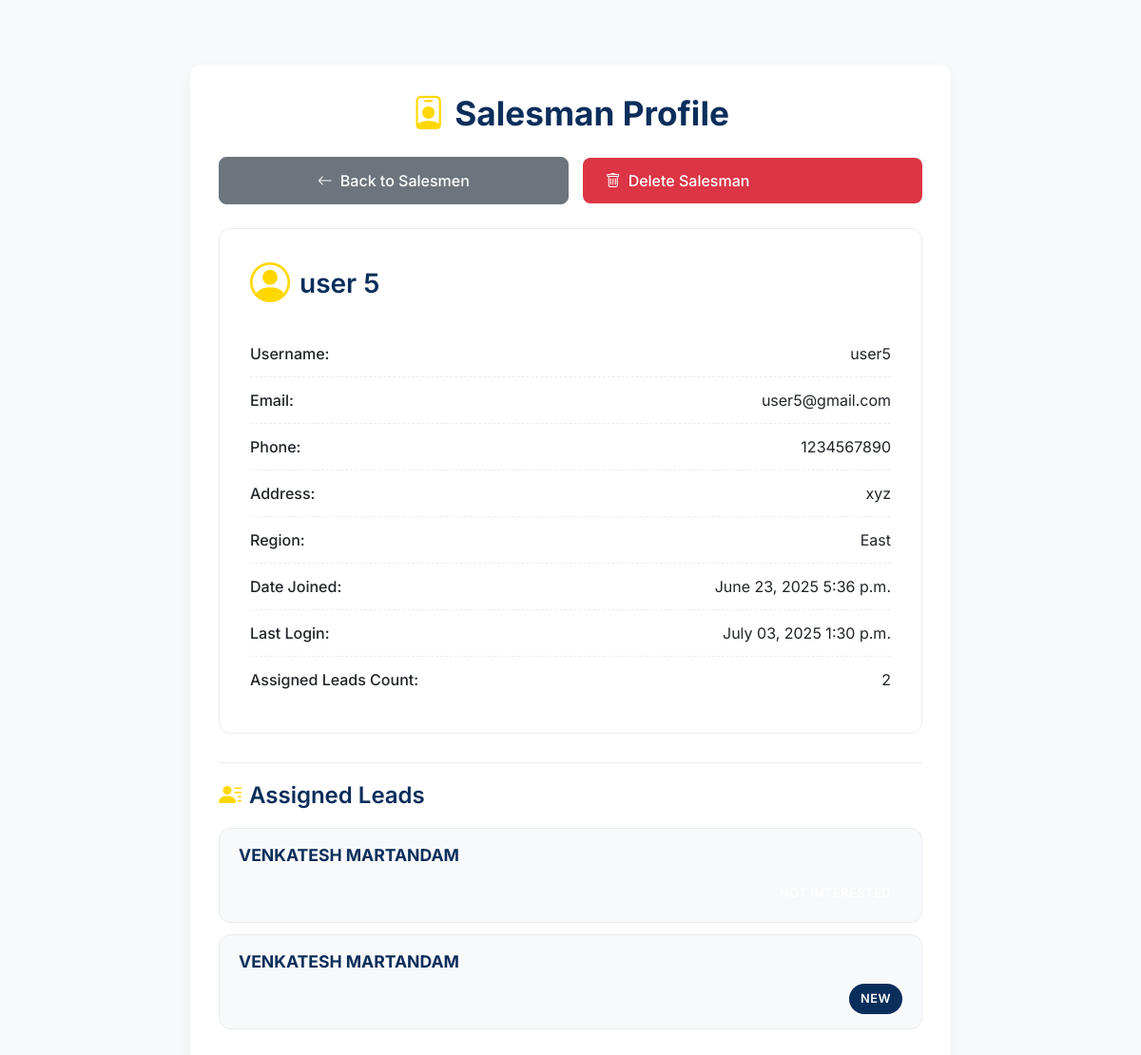
The page /viewSalesman/user5@gmail.com/ (signed in) on the database as committed earlier.
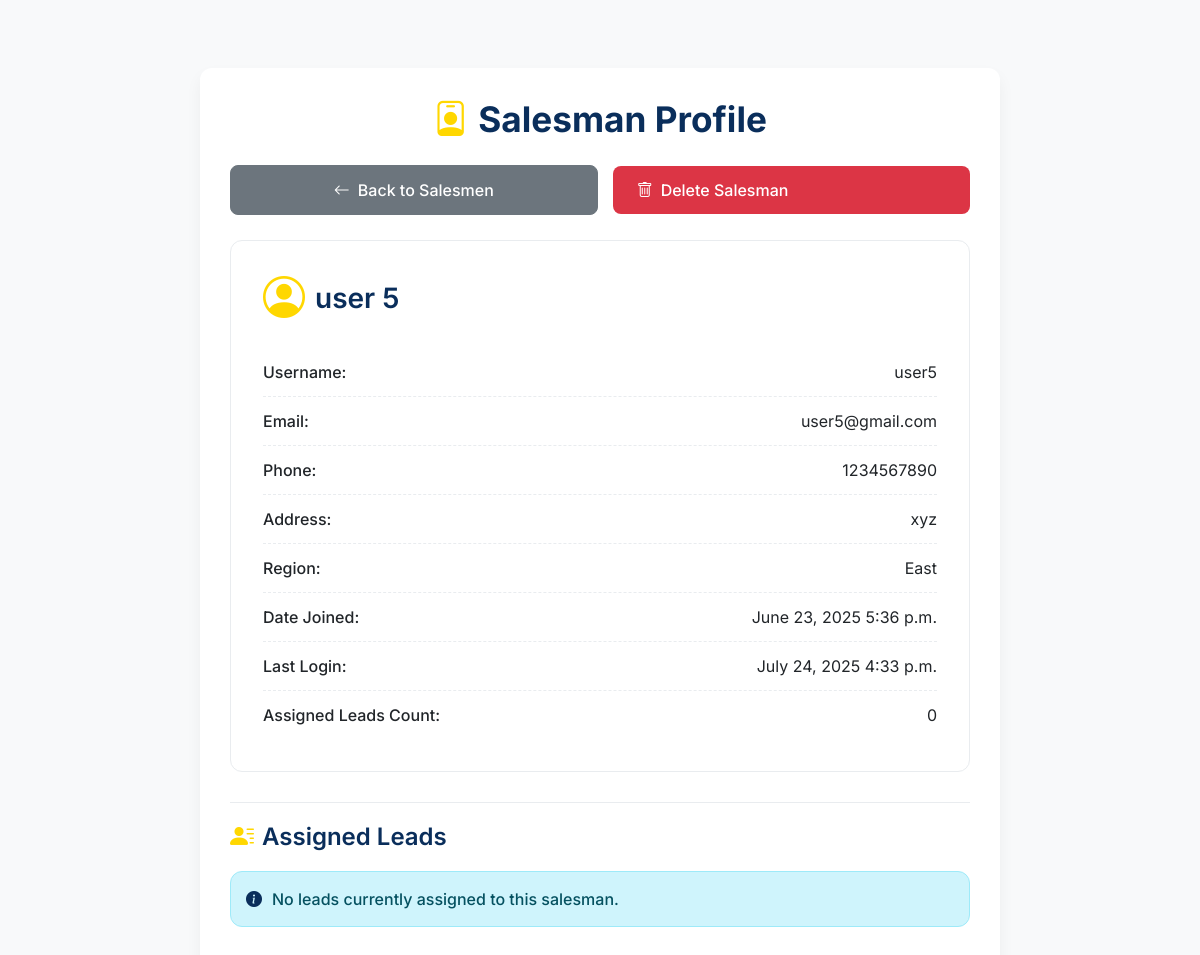
The same page on the database as committed later.
### salesmanPanel/models.py (models this page shows, shortened)
class CustomUser(AbstractUser):
    phone = models.CharField(max_length=15)
    address = models.TextField(blank=True)
    region = models.CharField(max_length=100)
    is_approved = models.BooleanField(default=False)

class Lead(models.Model):
    STATUS_CHOICES = [
        ('New', 'New'),
        ('Contacted', 'Contacted'),
        ('In Discussion', 'In Discussion'),
        ('Not Interested', 'Not Interested'),
        ('Converted', 'Converted'),
    ]
    PRIORITY_CHOICES = [
        ('Hot', 'Hot'),
        ('Warm', 'Warm'),
        ('Cold', 'Cold'),
    ]
    name = models.CharField(max_length=100)
    email = models.EmailField()
    phone = models.CharField(max_length=15)
    city = models.CharField(max_length=100, blank=True)
    company = models.CharField(max_length=100, blank=True)
    role = models.CharField(max_length=100, blank=True)
    interest = models.TextField(null=True)
    budget = models.CharField(max_length=50, blank=True)
    lead_source = models.CharField(max_length=100, blank=True)
    status = models.CharField(max_length=20, choices=STATUS_CHOICES, default='New')
    priority = models.CharField(max_length=10, choices=PRIORITY_CHOICES, default='Warm')
    notes = models.TextField(blank=True)
    assigned_to = models.ForeignKey(settings.AUTH_USER_MODEL, on_delete=models.SET_NULL, null=True, blank=True)
    created_at = models.DateTimeField(auto_now_add=True)
    updated_at = models.DateTimeField(auto_now=True)
    category = models.ForeignKey('category',on_delete=models.CASCADE,null=True, blank=True)

### salesmanPanel/views.py (the view)
# urls.py: path('viewSalesman/<str:email>/', views.viewSalesman, name='viewSalesman'),
@login_required
@user_passes_test(is_admin)
def viewSalesman(request, email):
    try:
        salesman = CustomUser.objects.get(email=email, is_superuser=False)  # Get the salesman by email
    except CustomUser.DoesNotExist:
        messages.error(request, "Salesman does not exist")
        return redirect('viewCategory')  # Redirect if salesman not found
    assigned_leads = Lead.objects.filter(assigned_to=salesman)
    assigned_leads_count = assigned_leads.count()
    context = {
        'selected_salesman': salesman,
        'assigned_leads_count': assigned_leads_count,
        'assigned_leads': assigned_leads,  # Pass the leads to the template
    }
    return render(request, 'salesmanPortal/viewSalesman.html', context)  # Render the view salesman template

### salesmanPanel/views.py (called while the page is built)
def is_admin(user):
    return user.is_staff # is_superuser implies is_staff, so this covers both.

### templates/salesmanPortal/viewSalesman.html (shortened to what the changed rows need)
<!DOCTYPE html>
<html lang="en">
<head>
    <link href="https://cdn.jsdelivr.net/npm/bootstrap@5.3.2/dist/css/bootstrap.min.css" rel="stylesheet">
    <link rel="stylesheet" href="https://cdn.jsdelivr.net/npm/bootstrap-icons@1.11.1/font/bootstrap-icons.css">
</head>
<body>
    <div class="container mt-5">
        {% if selected_salesman %}
            <h1 class="text-center"><i class="bi bi-person-badge"></i> Salesman Profile</h1>
            <div class="actions-row">
                <a href="{% url 'viewBDAs' %}" class="btn btn-secondary">
                    <i class="bi bi-arrow-left"></i> Back to Salesmen
                </a>
                <a href="#" class="btn btn-delete-salesman" id="deleteSalesmanBtn"
                   data-salesman-email="{{ selected_salesman.email }}">
                    <i class="bi bi-trash"></i> Delete Salesman
                </a>
            </div>
            <div class="card mb-3">
                <div class="card-body">
                    <h5 class="card-title"><i class="bi bi-person-circle"></i> {{ selected_salesman.first_name }} {{ selected_salesman.last_name }}</h5>
                    <div class="detail-row">
                        <span><strong>Username:</strong></span>
                        <span>{{ selected_salesman.username }}</span>
                    </div>
                    <div class="detail-row">
                        <span><strong>Email:</strong></span>
                        <span>{{ selected_salesman.email }}</span>
                    </div>
                    {% if selected_salesman.phone %}
                    <div class="detail-row">
                        <span><strong>Phone:</strong></span>
                        <span>{{ selected_salesman.phone }}</span>
                    </div>
                    {% endif %}
                    {% if selected_salesman.address %}
                    <div class="detail-row">
                        <span><strong>Address:</strong></span>
                        <span>{{ selected_salesman.address }}</span>
                    </div>
                    {% endif %}
                    {% if selected_salesman.region %}
                    <div class="detail-row">
                        <span><strong>Region:</strong></span>
                        <span>{{ selected_salesman.region }}</span>
                    </div>
                    {% endif %}
                    <div class="detail-row">
                        <span><strong>Date Joined:</strong></span>
                        <span>{{ selected_salesman.date_joined|date:"F d, Y P" }}</span>
                    </div>
                    {% if selected_salesman.last_login %}
                    <div class="detail-row">
                        <span><strong>Last Login:</strong></span>
                        <span>{{ selected_salesman.last_login|date:"F d, Y P" }}</span>
                    </div>
                    {% else %}
                    <div class="detail-row">
                        <span><strong>Last Login:</strong></span>
                        <span>Never logged in</span>
                    </div>
                    {% endif %}
                    <div class="detail-row">
                        <span><strong>Assigned Leads Count:</strong></span>
                        <span>{{ assigned_leads_count }}</span>
                    </div>
                </div>
            </div>
            <div class="leads-section">
                <h4><i class="bi bi-person-lines-fill"></i> Assigned Leads</h4>
                {% if assigned_leads %}
                    {% for lead in assigned_leads %}
                        <a href="{% url 'viewLead' lead.id %}" class="lead-item text-decoration-none">
                            <div>
                                <strong>{{ lead.name }}</strong>
                            </div>
                            <span class="lead-status status-{{ lead.status|lower|cut:' ' }}">
                                {{ lead.status }}
                            </span>
                        </a>
                    {% endfor %}
                {% else %}
                    <div class="alert alert-info" role="alert">
                        <i class="bi bi-info-circle-fill"></i> No leads currently assigned to this salesman.
                    </div>
                {% endif %}
            </div>
        {% endif %}
    </div>
</body>
</html>

Rows that differ between the two databases and show on the page:
removed Lead: name "VENKATESH MARTANDAM"
removed Lead: name "VENKATESH MARTANDAM", status "NEW"
changed CustomUser "user": last_login "July 03, 2025 1:30 p.m." → "July 24, 2025 4:33 p.m."
Other text that changed with them:
{{ assigned_leads_count }}: "2" → "0"
text now shown: "No leads currently assigned to this salesman."
